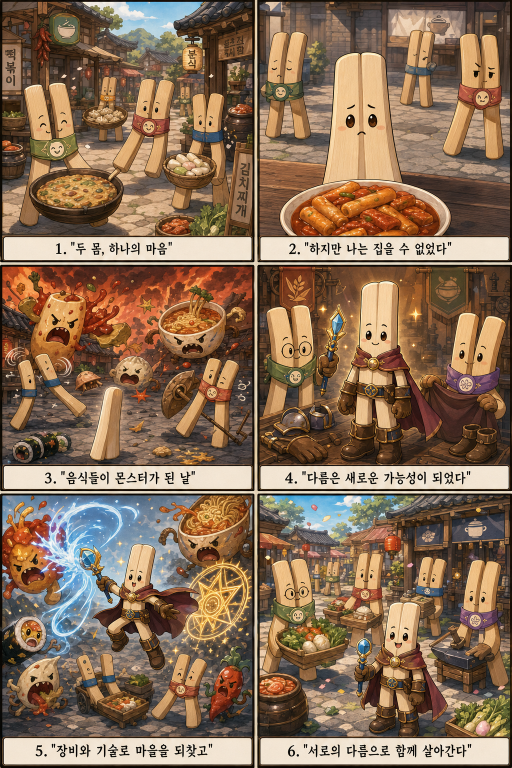
#> input picture hanjjak/docs/10-game/assets/story-comic-v1.png, 1024 x 1536 px, found by its file name (shown at 1/2 size); its folder holds only this picture in this run
$ python pixelize.py ../../../../../../hanjjak/docs/10-game/assets/story-comic-v1.png ../../../../../../hanjjak/docs/10-game/assets/story-comic-v1.png 5
#> lines starting #> are read from the running program, lines starting #| are printed output that depends on the picture; after the words box and inside, x2 and y2 are one past the last pixel; in counts of white or black regions, pixels touching at a corner belong together
"""Pixelize an existing painted prop onto the 2x2 grid: keep its own colours but reduce them, clean stray dots,
give it the shared one-dot ink silhouette. Usage: pixelize.py <unity-relative src> <out name> <colours>"""
import sys
from pathlib import Path
import numpy as np
from PIL import Image
from scipy import ndimage

U = Path(r"C:/Users/SSAFY/Desktop/자율 프로젝트/03_개발/Worktrees/unarmed-approved-motion-20261111/unity/Assets")
K = np.array([0x3f, 0x3e, 0x3c])


def kmeans(px, k, iters=25, seed=3):
    rng = np.random.default_rng(seed)
    # start from luminance-spread samples so dark lines and highlights both get a centre
    lum = px @ [.299, .587, .114]
    order = np.argsort(lum)
    c = px[order[np.linspace(0, len(px) - 1, k).astype(int)]].astype(float)
    for _ in range(iters):
        d = ((px[:, None, :] - c[None]) ** 2).sum(-1)
        lab = d.argmin(1)
        for j in range(k):
            if (lab == j).any(): c[j] = px[lab == j].mean(0)
    return np.round(c).astype(int), lab


def pixelize(src, colours):
#> called with colours = 5
    im = np.asarray(Image.open(U / src).convert("RGBA")).astype(float) / 255
    H, W = im.shape[0] // 2, im.shape[1] // 2
#> H = 768; W = 512
    im = im[:H * 2, :W * 2]
    a = im[..., 3:4]
#> a: shape (1536, 1024, 1) float64; every value is 1
    prem = np.concatenate([im[..., :3] * a, a], -1).reshape(H, 2, W, 2, 4).mean((1, 3))
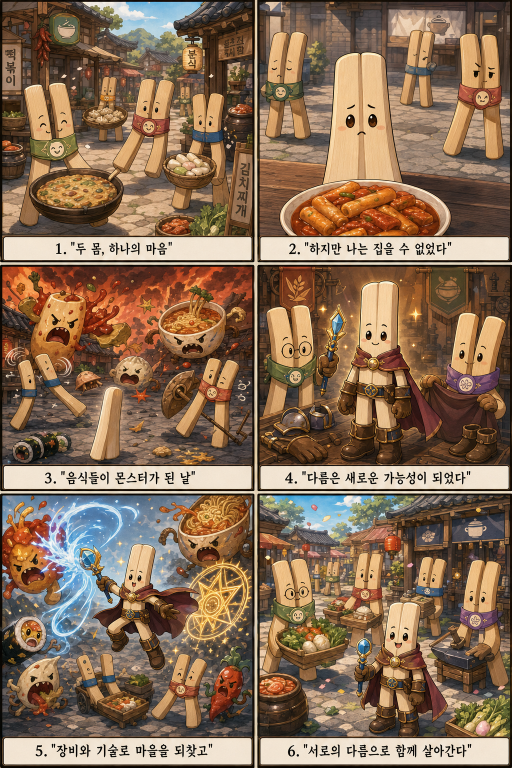
#> prem: shape (768, 512, 4) float64; mean R, G, B, A 0.536, 0.431, 0.337, 1
    alpha = prem[..., 3]
#> alpha: shape (768, 512) float64; every value is 1
    rgb = np.where(alpha[..., None] > 1e-6, prem[..., :3] / np.maximum(alpha[..., None], 1e-6), 0) * 255
    mask = alpha >= .5
#> mask: shape (768, 512) bool; every value is 1
    mask = ndimage.binary_opening(mask, structure=np.ones((1, 1)))
    px = rgb[mask]
    cent, lab = kmeans(px, colours)
#> in kmeans, `c = px[order[np.linspace(0, len(px) - 1, k).astype(int)]].astype(float)`: c = [[0, 0, 0], [82, 59, 48.75], [180.2, 76.75, 37.25], [132.2, 173.8, 207.8], [249, 254, 254.8]]
#> after the loop in kmeans, `for _ in range(iters):`: c = [[53.5, 38.71, 28.62], [104, 73.62, 52.92], [153.5, 118.1, 88.11], [216.6, 174.5, 125.6], [225, 219.2, 205.6]]
#> cent = [[53, 39, 29], [104, 74, 53], [153, 118, 88], [217, 174, 126], [225, 219, 206]]
    idx = np.full((H, W), -1); idx[mask] = lab
#> after `idx[mask] = lab`:
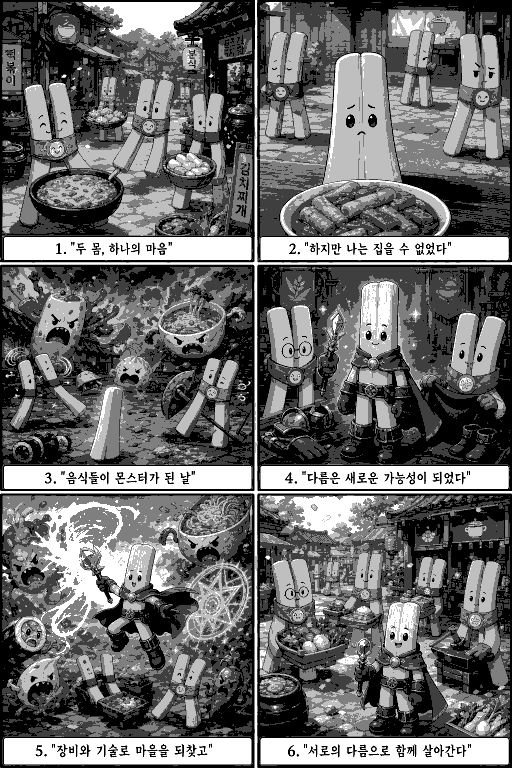
#> idx: shape (768, 512) int64; min 0, max 4, mean 1.69; drawn with min black and max white
    # stray dots: a dot whose colour none of its 8 neighbours share takes the neighbours' majority
    for _ in range(2):
        out = idx.copy()
        for y in range(H):
            for x in range(W):
                if idx[y, x] < 0: continue
                nb = idx[max(0, y - 1):y + 2, max(0, x - 1):x + 2].ravel().tolist()
                nb.remove(idx[y, x])
                nb = [v for v in nb if v >= 0]
                if nb and idx[y, x] not in nb:
                    out[y, x] = max(set(nb), key=nb.count)
        idx = out
    img = np.zeros((H, W, 4), np.uint8)
    img[mask, :3] = cent[idx[mask]]; img[mask, 3] = 255
#> after `img[mask, 3] = 255`:
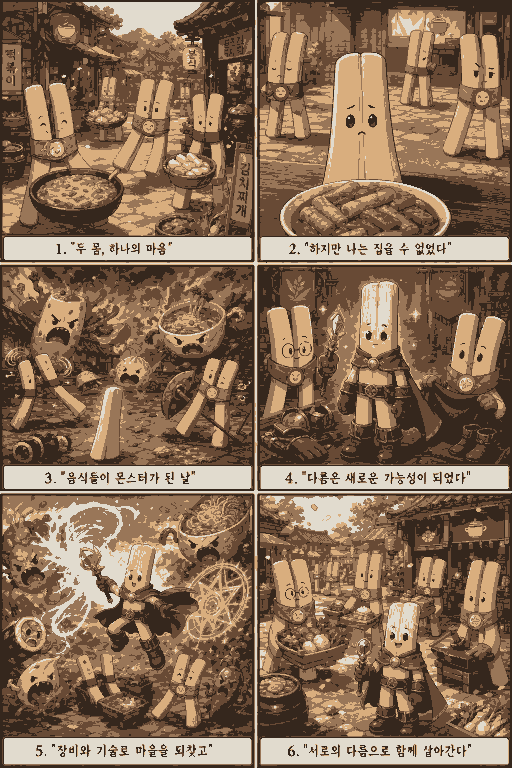
#> img: shape (768, 512, 4); mean of channels 0, 1, 2, 3 136.5, 109.9, 86.1, 255; drawn as R, G, B
    # shared ink silhouette, one dot
    er = ndimage.binary_erosion(mask, structure=[[0, 1, 0], [1, 1, 1], [0, 1, 0]], border_value=0)
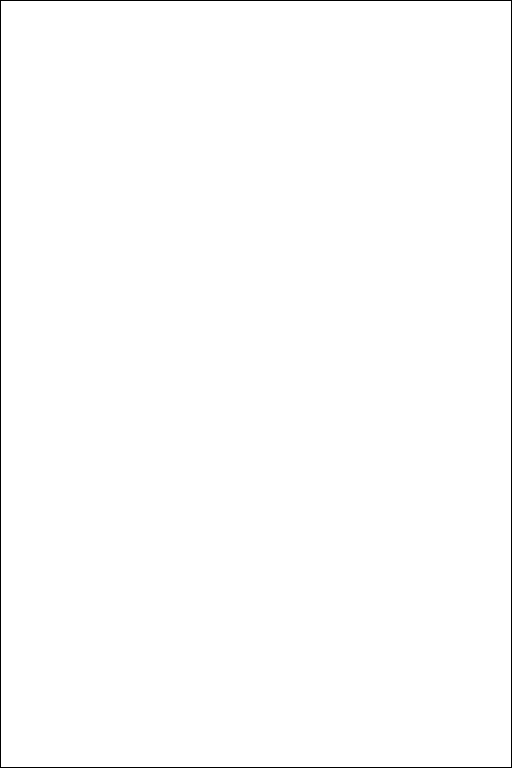
#> er: shape (768, 512) bool; 99.3% white; black in thin lines or dots
    edge = mask & ~er
#> edge: shape (768, 512) bool; 0.65% white in thin lines or dots
    img[edge, :3] = K
#> img: shape (768, 512, 4); 0.65% of pixels changed, all inside (x1, y1, x2, y2) = (0, 0, 512, 768)
    return Image.fromarray(img).resize((W * 2, H * 2), Image.NEAREST), len(np.unique(img[mask][:, :3], axis=0))


if __name__ == "__main__":
    src, name, n = sys.argv[1], sys.argv[2], int(sys.argv[3])
    out, used = pixelize(src, n)
#> used = 6
    Path("out/hub/px").mkdir(parents=True, exist_ok=True)
    out.save(f"out/hub/px/{name}.png"); print(name, out.size, used, "colours")
#| ../../../../../../hanjjak/docs/10-game/assets/story-comic-v1.png (1024, 1536) 6 colours
